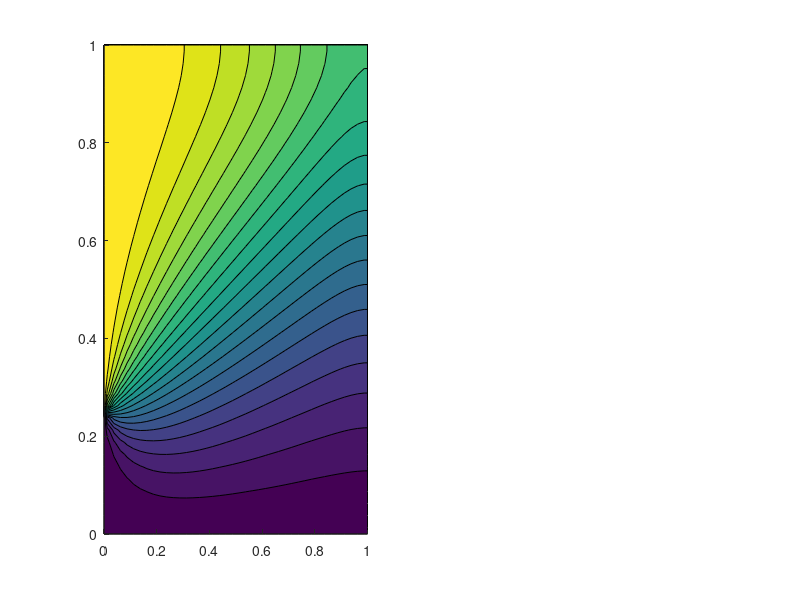

MATLAB code to generate this figure: (Note: this script raises an error after producing the figure.)
%% FVM solution of 2D steady-state scalar transport equation
% flshbc @ Github | Spring 2025 | modification
%% Intro
% an extension based on fvm1dtransport.m, focused on specific 2D case
% inflow from south and west, while west BC is divided into 2 parts
% upwind/linear scheme for convection term, linear term for diffusion term
% study 1: artificial diffusion from upwind scheme (where gamma = 0 and diffusion still exists)
% study 2: linear scheme's unboundness/oscillatory behavior when |Pe_dx| > 2 (FVM solution violates maximum principle)
% study 3: indices and interpolations for 2D field
close all;clear;clc;
%% GE
rho = 1; % density
u = 10; % velocity (forced convection), stands for Pe
v = 5;
Lx = 1;       % domain size
Ly = 1;
gamma = 1;  % diffusive coefficient
%% scheme
conv='linear'; %linear or upwind
%% geo
Nx = 40;      % Number of cells
Ny = 40;
Deltax = Lx/(Nx);
Deltay = Ly/(Ny);
N=Nx*Ny;

eq=@(i,j) j+(i-1)*Ny; % index convert
A = zeros(N,N);
b   = zeros(N,1);
%% BC
% BC setting
phi_s=0;   % south and west: Dirichlet, north and east: zero gradient
phi_w1=0;
phi_w2=1; 
% BC assigning
phi_w=zeros(Ny,1);
phi_w(1:int64(Ny/4),1)=phi_w1;
phi_w(int64(Ny/4)+1:end,1)=phi_w2;
%% dimensionless number
% Peclet(dx) numbers
Pe = rho*u*Lx/gamma;
Pe_y = rho*v*Ly/gamma;
Pe_dx=rho*u*Deltax/gamma;
Pe_dy=rho*v*Deltay/gamma;
fprintf('Nx = %d, Ny = %d\n',Nx,Ny);
fprintf('memory usage: %.4f MB\n',N*N/10^6*8);
fprintf('Pe_dx = %.4f, Pe_dy = %.4f\n',Pe_dx,Pe_dy);
%% FVM: upwind & linear 
switch conv
    case ('upwind')
        disp('convective term: upwind scheme');
        for i = 1:Nx
            for j = 1:Ny
                % West flux
                % Boundary cell
                if i==1
                    dif=2*gamma/Deltax*Deltay;
                    con=rho*u*Deltay;
                    b(eq(i,j),1) =  (dif +con)*phi_w(j);
                    A(eq(i,j),eq(i,j)) = A(eq(i,j),eq(i,j)) +dif;
                    % Internal cells
                else
                    dif=gamma/Deltax*Deltay;
                    con=rho*u*Deltay;
                    A(eq(i,j),eq(i,j)-Ny) = A(eq(i,j),eq(i,j)-Ny) -dif -max(con,0);
                    A(eq(i,j),eq(i,j)) = A(eq(i,j),eq(i,j)) +dif -min(con,0);
                end

                % East flux
                % internal
                if i<Nx
                    dif=gamma/Deltax*Deltay;
                    con=rho*u*Deltay;
                    A(eq(i,j),eq(i,j)+Ny) = A(eq(i,j),eq(i,j)+Ny) -dif + min(con,0);
                    A(eq(i,j),eq(i,j)) = A(eq(i,j),eq(i,j)) +dif +max(con,0);
                    % boundary
                elseif i==Nx
                    con=rho*u*Deltay;
                    A(eq(i,j),eq(i,j)) = A(eq(i,j),eq(i,j)) +max(con,0);
                end

                % South flux
                % boundary
                if j==1
                    dif=2*gamma/Deltay*Deltax;
                    con=rho*v*Deltax;
                    b(eq(i,j),1) =  (dif +con)*phi_s;
                    A(eq(i,j),eq(i,j)) = A(eq(i,j),eq(i,j)) +dif;
                    % internal
                else
                    dif=gamma/Deltay*Deltax;
                    con=rho*v*Deltax;
                    A(eq(i,j),eq(i,j)-1) = A(eq(i,j),eq(i,j)-1) -dif -max(con,0);
                    A(eq(i,j),eq(i,j)) = A(eq(i,j),eq(i,j)) +dif - min(con,0);
                end

                % North flux
                % internal
                if j<Ny
                    dif=gamma/Deltay*Deltax;
                    con=rho*v*Deltax;
                    A(eq(i,j),eq(i,j)+1) = A(eq(i,j),eq(i,j)+1) -dif + min(con,0);
                    A(eq(i,j),eq(i,j)) = A(eq(i,j),eq(i,j)) +dif + max(con,0);
                    %boundary
                elseif j==Ny
                    con=rho*v*Deltax;
                    A(eq(i,j),eq(i,j)) = A(eq(i,j),eq(i,j)) +con;
                end
            end
        end

    case {'linear'}
        disp('convective term: linear scheme');
        for i = 1:(Nx)
            for j = 1:Ny
                % West flux
                % Boundary
                if i==1
                    dif=2*gamma/Deltax*Deltay;
                    con=rho*u*Deltay;
                    b(eq(i,j),1) =  (dif +con)*phi_w(j);
                    A(eq(i,j),eq(i,j)) = A(eq(i,j),eq(i,j)) +dif;
                    % Internal
                else
                    dif=gamma/Deltax*Deltay;
                    con=rho*u*Deltay/2;
                    A(eq(i,j),eq(i,j)-Ny) = A(eq(i,j),eq(i,j)-Ny) -dif -con;
                    A(eq(i,j),eq(i,j)) = A(eq(i,j),eq(i,j)) +dif -con;
                end

                % East flux
                % internal
                if i<Nx
                    dif=gamma/Deltax*Deltay;
                    con=rho*u*Deltay/2;
                    A(eq(i,j),eq(i,j)+Ny) = A(eq(i,j),eq(i,j)+Ny) -dif +con;
                    A(eq(i,j),eq(i,j)) = A(eq(i,j),eq(i,j)) +dif +con;
                    % boundary
                elseif i==Nx
                    % dif=2*gamma/Deltax*Deltay; not used for outflow BC
                    con=rho*u*Deltay;
                    A(eq(i,j),eq(i,j)) = A(eq(i,j),eq(i,j)) +con;
                end

                % South flux
                % boundary
                if j==1
                    dif=2*gamma/Deltay*Deltax;
                    con=rho*v*Deltax;
                    b(eq(i,j),1) =  (dif +con)*phi_s;
                    A(eq(i,j),eq(i,j)) = A(eq(i,j),eq(i,j)) +dif;
                    % internal
                else
                    dif=gamma/Deltay*Deltax;
                    con=rho*v*Deltax/2;
                    A(eq(i,j),eq(i,j)-1) = A(eq(i,j),eq(i,j)-1) -dif -con;
                    A(eq(i,j),eq(i,j)) = A(eq(i,j),eq(i,j)) +dif - con;
                end

                % North flux
                % internal
                if j<Ny
                    dif=gamma/Deltay*Deltax;
                    con=rho*v*Deltax/2;
                    A(eq(i,j),eq(i,j)+1) = A(eq(i,j),eq(i,j)+1) -dif +con;
                    A(eq(i,j),eq(i,j)) = A(eq(i,j),eq(i,j)) +dif +con;
                    % boundary
                elseif j==Ny
                    dif=2*gamma/Deltay*Deltax;
                    con=rho*v*Deltax;
                    A(eq(i,j),eq(i,j)) = A(eq(i,j),eq(i,j)) +con;
                end
            end
        end

end  

phi = A\b; %[A][phi]=[b], dimension: N=Nx*Ny

%% data processing

x=[0 Deltax/2:Deltax:Lx-Deltax/2 Lx]; 
y=[0 Deltay/2:Deltay:Ly-Deltay/2 Ly];
phi_2D = zeros(Nx,Ny);
for i=1:Nx
    for j=1:Ny
        phi_2D(i,j)=phi(eq(i,j));
    end
end
phi_plot=zeros(Nx+2,Ny+2);             % result for plotting (incl. cell centre and boundary face values: 2 extra elements in each direction)
phi_plot(2:end-1,2:end-1)=phi_2D(:,:); % replace cell centre values from solution
phi_plot(:,1)=phi_s;                   % south and west boundary: Dirichlet
phi_plot(1,2:end-1)=phi_w(:);
phi_plot(:,end)=phi_plot(:,end-1);     % east and north boundaries: zero gradient
phi_plot(end,:)=phi_plot(end-1,:);

%% plot
f1 = figure('Units','normalized','Position',[0.1 0.25 0.8 0.5]);
subplot(1,2,1);
contourf(x,y,phi_plot',20,'edgecolor','none');
colormap('default');
hold on;
plot([0.5 0.5],[0 1],'r--');
set(gca,'Fontsize',14);
xlabel('x');
ylabel('y');
title('FVM solution');
axis equal; colorbar;
%clim([0,1]); % filter possible unboundness
subplot(1,2,2);
plot(y,phi_plot(Nx/2,:),'ro-','linewidth',2);
set(gca,'Fontsize',14);
xlabel('y');
ylabel('\phi');
title('solution on the mid-line');
hold on;grid on;axis equal;

